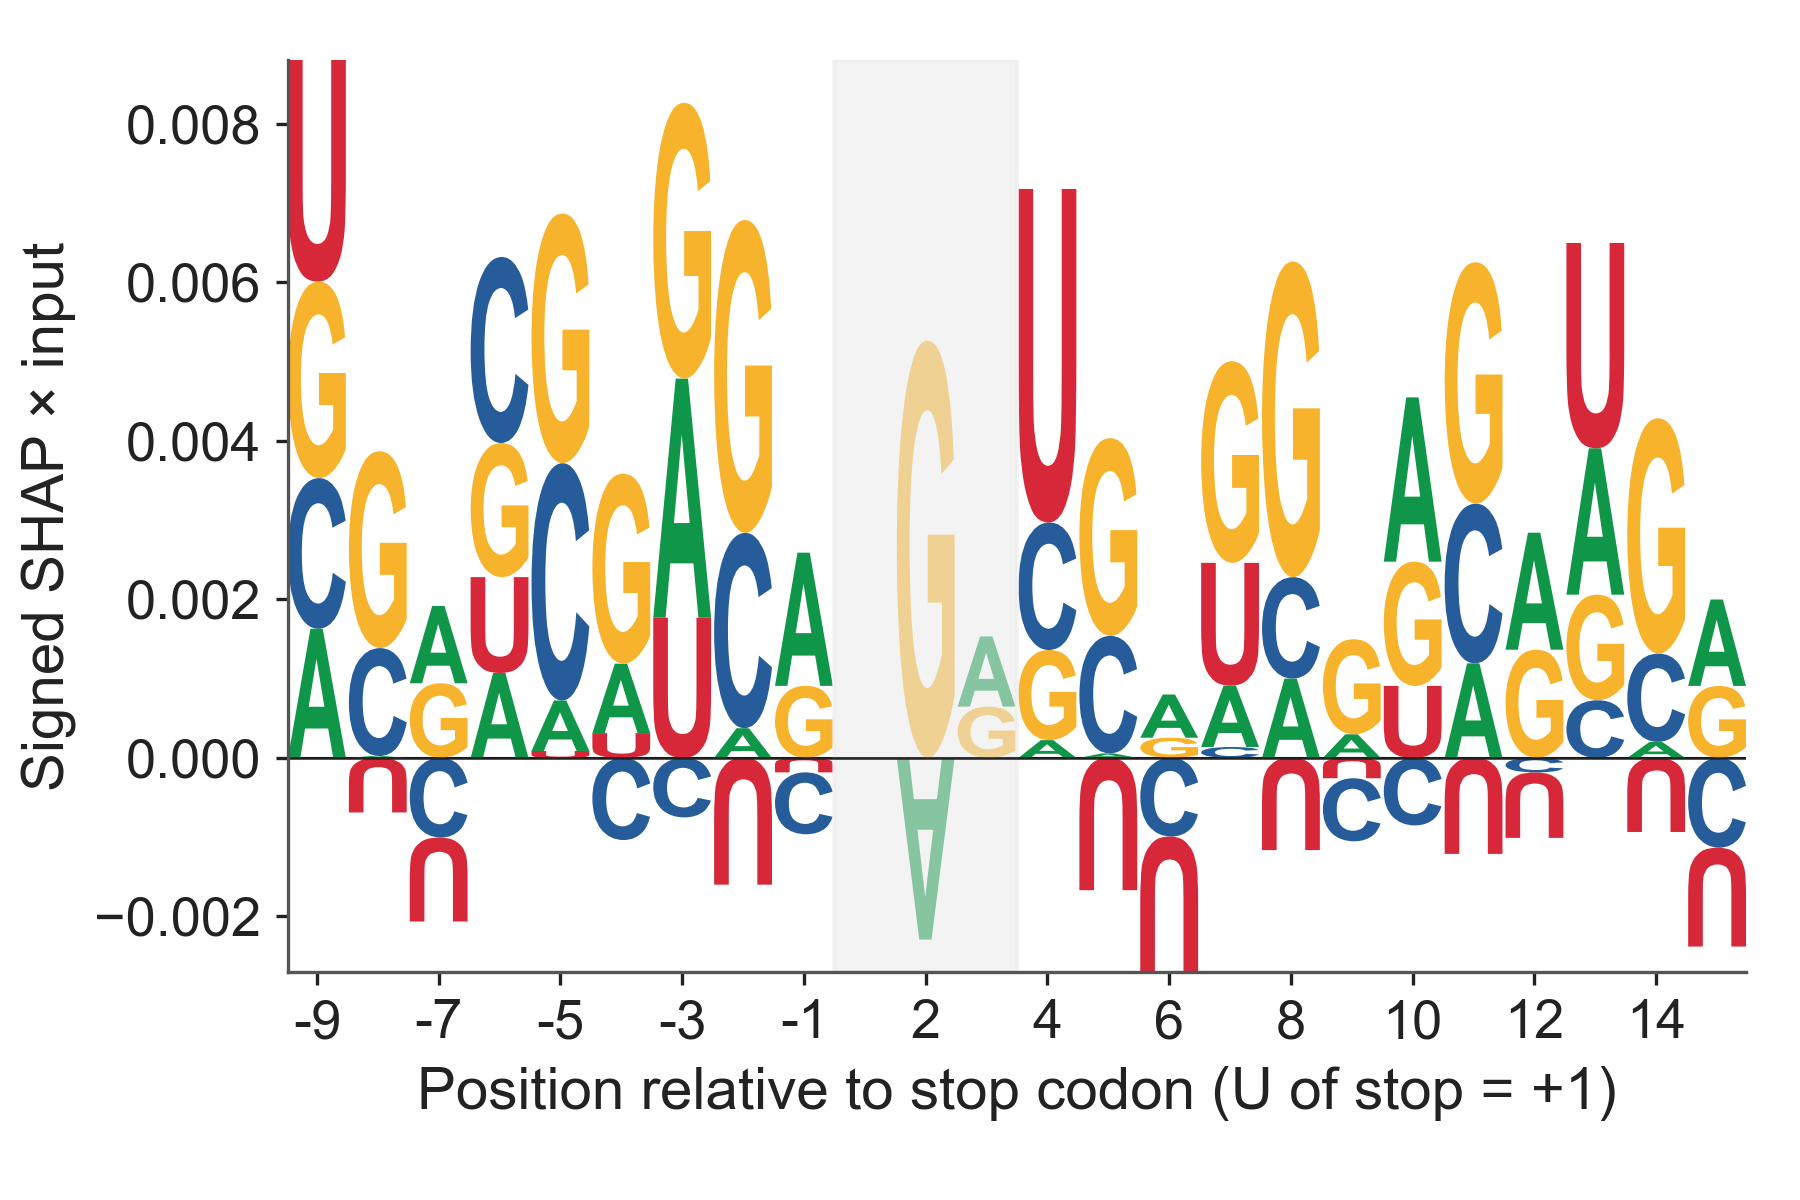

Generate this figure with Python:
"""
Figure 5 Panel F — Per-nucleotide signed SHAP × input around the stop
codon, NMD class. Built natively from the joint DeepSHAP motif logo TSV.

Data:
  data/motif_logo_stop_joint_atg500_stop500.tsv
    Columns: relative_position, channel, nmd_mean_contrib,
             ctrl_mean_contrib, nmd_freq, ctrl_freq, n_nmd, n_ctrl
    Source: scripts/export_joint_motif_logos.py in the model repo
            (5 DeepSHAP runs pooled; n_test = 2,268 NMD + 7,863 Control).

Coordinate system in the TSV: relative_position 0 is the MIDDLE nucleotide
of the stop codon (for example, the G of UGA). Mapping to canonical
stop-codon coordinates (U of the stop codon = +1):
   TSV pos      Stop pos       Identity
   −1           +1             U (always — the U of every stop codon)
    0           +2             variable (G for UGA, A for UAA/UAG)
   +1           +3             variable (A for UGA/UAA, G for UAG)
   +2           +4             variable — the first nt AFTER the stop
   +3           +5             variable
   ...

Letter height = nmd_mean_contrib (signed SHAP × input averaged across
NMD test isoforms). Positive (above zero) = pushes prediction toward
NMD; negative (below zero) = pushes away from NMD. The three stop-codon
positions (−1, 0, +1 in TSV coords) are shaded with a light box; the
−1 position is invariantly U so its attribution is zero by construction.

Style overlay: publication composite cell, no in-panel title, validator-
clean, 6 × 4 cell at 1.5:1 aspect.
"""

import sys
from pathlib import Path

import logomaker
import matplotlib.pyplot as plt
import pandas as pd

HERE = Path(__file__).resolve()
LIB = HERE.parents[2] / "lib"
sys.path.insert(0, str(LIB))

from ggplot_style import (
    apply_ggplot_rcparams,
    assert_text_within_canvas,
    TITLE_C,
    AXIS_C,
)
apply_ggplot_rcparams()

# Panel-local font sizes bumped from the shim defaults for composite readability
# (matches Panel E).
AXIS_FS = 14
TICK_FS = 13

DATA = HERE.parent / "data" / "motif_logo_stop_joint_atg500_stop500.tsv"

WINDOW_LEFT  = -10        # TSV-coordinate window for the panel
WINDOW_RIGHT = +13
NUC_COLORS = {
    "A": "#109648",   # green
    "C": "#255C99",   # blue
    "G": "#F7B32B",   # gold
    "U": "#D62839",   # red — RNA notation; data column is "T", display as "U"
}


def load_letter_heights(class_col: str = "nmd_mean_contrib") -> pd.DataFrame:
    """Build a logomaker-compatible matrix (rows = positions, cols = A/C/G/U)
    of signed SHAP × input contributions for the chosen class column.

    The TSV stores the channel as DNA letter "T"; we relabel to RNA letter
    "U" here so all downstream figure annotations use RNA notation.
    """
    df = pd.read_csv(DATA, sep="\t")
    df = df[df["channel"].isin(["A", "C", "G", "T"])]
    df = df[(df["relative_position"] >= WINDOW_LEFT) &
            (df["relative_position"] <= WINDOW_RIGHT)]
    matrix = df.pivot(index="relative_position", columns="channel",
                      values=class_col).fillna(0.0)
    matrix = matrix.rename(columns={"T": "U"})
    matrix = matrix[["A", "C", "G", "U"]]
    return matrix


def build_figure():
    mat = load_letter_heights("nmd_mean_contrib")

    fig, ax = plt.subplots(figsize=(6, 4))
    # Plain white axes with a bottom + left spine — no panel bg, no gridlines.
    ax.set_facecolor("white")
    for side in ("top", "right"):
        ax.spines[side].set_visible(False)
    for side in ("bottom", "left"):
        ax.spines[side].set_color(AXIS_C)
        ax.spines[side].set_linewidth(0.8)
    ax.tick_params(axis="both", length=3, colors=TITLE_C)

    logo = logomaker.Logo(
        mat, ax=ax,
        color_scheme={"A": NUC_COLORS["A"], "C": NUC_COLORS["C"],
                      "G": NUC_COLORS["G"], "U": NUC_COLORS["U"]},
        flip_below=True,
        font_name="Arial",
        stack_order="big_on_top",
    )

    # Shade the three stop-codon positions (-1, 0, +1 in TSV coords)
    ax.axvspan(-1.5, 1.5, color="#EAEAEA", alpha=0.55, zorder=1)

    # Zero baseline
    ax.axhline(0, color=TITLE_C, linewidth=0.6, zorder=2)

    # X-axis: convert TSV positions to codon-relative coordinates. Same
    # convention as Panel E: no position 0, first nt of codon = +1.
    #   TSV ≥ −1 → pos = TSV + 2
    #   TSV ≤ −2 → pos = TSV + 1
    def tsv_to_pos(p):
        return p + 2 if p >= -1 else p + 1

    visible_ticks_tsv = list(range(WINDOW_LEFT, WINDOW_RIGHT + 1, 2))
    ax.set_xticks(visible_ticks_tsv)
    ax.set_xticklabels([tsv_to_pos(p) for p in visible_ticks_tsv],
                       fontsize=TICK_FS, color=TITLE_C)
    ax.set_xlabel("Position relative to stop codon (U of stop = +1)",
                  fontsize=AXIS_FS, color=TITLE_C)

    ax.set_ylabel("Signed SHAP × input", fontsize=AXIS_FS, color=TITLE_C)
    ax.tick_params(axis="y", labelsize=TICK_FS, colors=TITLE_C)

    # Tight margins for composite use
    fig.subplots_adjust(left=0.16, right=0.97, bottom=0.19, top=0.95)
    return fig


def main():
    fig = build_figure()

    try:
        from validate_figure_layout import validate_figure_layout
        validate_figure_layout(fig, fig.axes[0], verbose=True)
    except Exception as e:
        print(f"[validator] non-fatal: {e}")

    assert_text_within_canvas(fig)

    out = HERE.parent / "figure5_panelF_stop_logo"
    fig.savefig(f"{out}.pdf", facecolor="white")
    fig.savefig(f"{out}.png", dpi=300, facecolor="white")
    print(f"Saved: {out}.pdf and .png")


if __name__ == "__main__":
    main()
